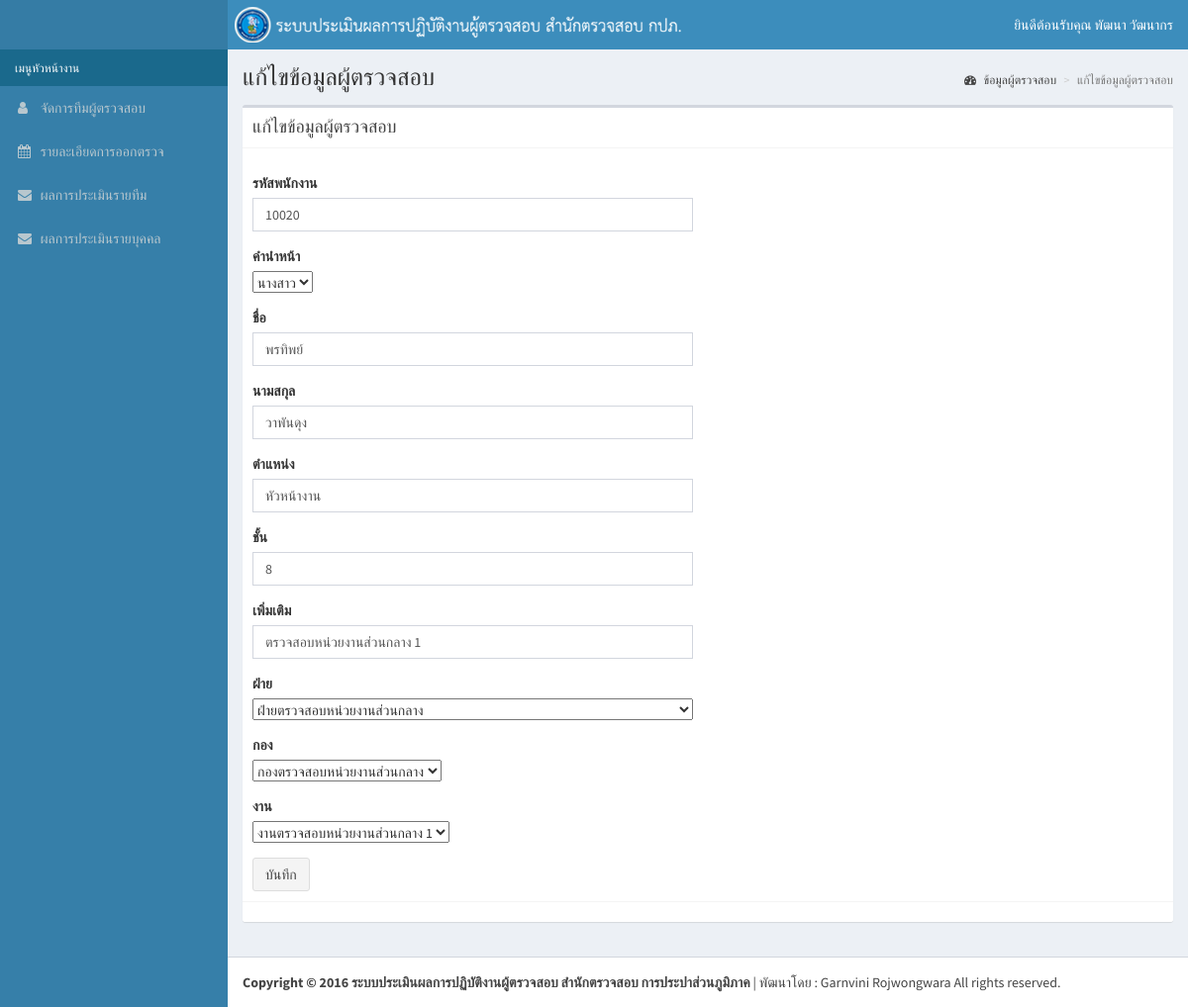
The app's page /auditor_editform.php?auditorID=2 (signed in) with its own data.
### tables this page shows
CREATE TABLE `user` (
  `userID` int(10) NOT NULL AUTO_INCREMENT,
  `userPassword` varchar(200) DEFAULT NULL,
  `userCode` int(10) DEFAULT NULL,
  `userName` varchar(200) DEFAULT NULL,
  `userFullname` varchar(200) DEFAULT NULL,
  `userLastname` varchar(200) DEFAULT NULL,
  `userPicture` varchar(200) DEFAULT NULL,
  `userEmail` varchar(200) DEFAULT NULL,
  `usertypeID` int(10) DEFAULT NULL,
  `userPosition` varchar(200) DEFAULT NULL,
  `userLevel` int(10) DEFAULT NULL,
  `jobID` int(10) DEFAULT NULL,
  `auditorID` int(10) DEFAULT NULL,
  PRIMARY KEY (`userID`),
  KEY `user_ibfk_2` (`usertypeID`),
  KEY `auditorID` (`auditorID`),
  KEY `user_ibfk_1` (`jobID`),
  CONSTRAINT `user_ibfk_1` FOREIGN KEY (`jobID`) REFERENCES `job` (`jobID`) ON DELETE CASCADE ON UPDATE CASCADE,
  CONSTRAINT `user_ibfk_2` FOREIGN KEY (`usertypeID`) REFERENCES `usertype` (`usertypeID`),
  CONSTRAINT `user_ibfk_3` FOREIGN KEY (`auditorID`) REFERENCES `auditor` (`auditorID`)
);

CREATE TABLE `auditor` (
  `auditorID` int(10) NOT NULL AUTO_INCREMENT,
  `auditorCode` int(10) DEFAULT NULL,
  `auditorPre` varchar(20) DEFAULT NULL,
  `auditorName` varchar(200) DEFAULT NULL,
  `auditorLastname` varchar(200) DEFAULT NULL,
  `auditorPicture` varchar(200) DEFAULT NULL,
  `auditorPosition` varchar(200) DEFAULT NULL,
  `auditorLevel` int(10) DEFAULT NULL,
  `auditorOption` varchar(200) DEFAULT NULL,
  `partyID` int(10) DEFAULT NULL,
  `divisionID` int(10) DEFAULT NULL,
  `jobID` int(10) DEFAULT NULL,
  PRIMARY KEY (`auditorID`),
  KEY `auditorParty` (`partyID`),
  KEY `auditorDivision` (`divisionID`),
  KEY `auditorJob` (`jobID`)
);

CREATE TABLE `party` (
  `partyID` int(10) NOT NULL AUTO_INCREMENT,
  `partyName` varchar(200) DEFAULT NULL,
  `partySynName` varchar(200) DEFAULT NULL,
  PRIMARY KEY (`partyID`)
);

CREATE TABLE `division` (
  `divisionID` int(10) NOT NULL,
  `divisionName` varchar(200) DEFAULT NULL,
  `divisionSynName` varchar(200) DEFAULT NULL,
  `partyID` int(10) DEFAULT NULL,
  PRIMARY KEY (`divisionID`),
  KEY `partyID` (`partyID`),
  CONSTRAINT `division_ibfk_1` FOREIGN KEY (`partyID`) REFERENCES `party` (`partyID`) ON DELETE CASCADE ON UPDATE CASCADE
);

CREATE TABLE `job` (
  `jobID` int(10) NOT NULL,
  `jobName` varchar(200) DEFAULT NULL,
  `jobSynName` varchar(200) DEFAULT NULL,
  `divisionID` int(10) DEFAULT NULL,
  PRIMARY KEY (`jobID`),
  KEY `job_ibfk_1` (`divisionID`),
  CONSTRAINT `job_ibfk_1` FOREIGN KEY (`divisionID`) REFERENCES `division` (`divisionID`) ON DELETE CASCADE ON UPDATE CASCADE
);

### session.php (called while the page is built, shortened)
<?php
        include './db/database.php';
        $session_userID= $_SESSION['userID'];
        $qry_user = "SELECT * FROM user, usertype "
                . "WHERE userID='$session_userID' "
                . "AND user.usertypeID = usertype.usertypeID";
        $result_user = mysqli_query($link,$qry_user);
        if ($result_user) {
            $row_user = mysqli_fetch_array($result_user,MYSQLI_ASSOC);
            $s_userFullname = $row_user['userFullname'];
            $s_userLastname = $row_user['userLastname'];
        }

### auditor_editform.php (the view, shortened to what this page needs)
<!DOCTYPE html>
<html>
<?php include 'head.php'; ?>
<body class="hold-transition skin-blue sidebar-mini">
<div class="wrapper">
 <?php include 'header.php'; ?>
  <?php include 'leftside.php'; ?>
  <div class="content-wrapper">
    <section class="content-header">
      <h1>
            แก้ไขข้อมูลผู้ตรวจสอบ
      </h1>
      <ol class="breadcrumb">
          <li><a href="auditor.php"><i class="fa fa-dashboard"></i> ข้อมูลผู้ตรวจสอบ</a></li>
        <li class="active">แก้ไขข้อมูลผู้ตรวจสอบ</li>
      </ol>
    </section>
    <section class="content">
        <div class="box box-default">
            <div class="box-header with-border">
              <h3 class="box-title">แก้ไขข้อมูลผู้ตรวจสอบ</h3>
            </div>
            <div class="box-body">
                <div class="row">
                    <div class="col-md-6">
                        <form id="form1" action="auditor_update.php" method="post" class="form" enctype="multipart/form-data" novalidate>
                        <?php
                        $auditorID = $_GET['auditorID'];
                        $sql_select = "SELECT auditor.auditorID, auditor.auditorCode, auditor.auditorPre, auditor.auditorName, auditor.auditorLastname, "
                                . "auditor.auditorPicture, auditor.auditorPosition, auditor.auditorLevel, auditor.auditorOption, "
                                . "auditor.partyID, auditor.divisionID, auditor.jobID, party.partyName, "
                                . "division.divisionName, job.jobName FROM auditor , party , job , division  "
                                . "WHERE auditor.auditorID = '$auditorID' AND auditor.partyID = party.partyID "
                                . "AND auditor.divisionID = division.divisionID AND auditor.jobID = job.jobID";
                        $result = mysqli_query($link,$sql_select);
                            while ($row = mysqli_fetch_assoc($result)) { ?>
                            <div class="form-group">
                                <label>รหัสพนักงาน</label>
                                <input id="auditorCode" type="text" class="form-control" name="auditorCode" value="<?php echo $row['auditorCode']; ?>" required>
                            </div>
                            <div class="form-group">
                            <label>คำนำหน้า</label><br/>
                            <select name="auditorPre" id="auditorPre" required data-smk-msg="กรุณาเลือกคำนำหน้า">
                            <option value="<?php echo $row['auditorPre']; ?>"><?php echo $row['auditorPre']; ?></option>
                            </select>
                            </div>
                            <div class="form-group">
                                <label>ชื่อ</label>
                                <input id="auditorName" type="text" class="form-control" name="auditorName" value="<?php echo $row['auditorName']; ?>" required>
                            </div>
                            <div class="form-group">
                                <label>นามสกุล</label>
                                <input id="auditorLastname" type="text" class="form-control" name="auditorLastname" value="<?php echo $row['auditorLastname']; ?>" required>
                            </div>
                            <div class="form-group">
                                <label>ตำแหน่ง</label>
                                <input id="auditorPosition" type="text" class="form-control" name="auditorPosition" value="<?php echo $row['auditorPosition']; ?>" required>
                            </div>
                            <div class="form-group">
                                <label>ชั้น</label>
                                <input id="auditorLevel" type="number" class="form-control" name="auditorLevel" value="<?= $row['auditorLevel']; ?>" required>
                            </div>
                            <div class="form-group">
                                <label>เพิ่มเติม</label>
                                <input id="auditorOption" type="text" class="form-control" name="auditorOption" value="<?php echo $row['auditorOption']; ?>" required>
                            </div>
                            <div class="form-group">
                            <label>ฝ่าย</label><br/>
                            <select style="width: 100%" name="party" id="party" required data-smk-msg="กรุณาเลือกฝ่าย">
                            <option value="<?php echo $row['partyID']; ?>"><?php echo $row['partyName']; ?></option>
                            </select>
                            </div>
                            <div class="form-group">
                            <label>กอง</label><br/>
                            <select name="division" id="division" required data-smk-msg="กรุณาเลือกกอง">
                            <option value="<?php echo $row['divisionID']; ?>"><?php echo $row['divisionName']; ?></option>
                            </select>
                            </div>
                            <div class="form-group">
                            <label>งาน</label><br/>
                            <select name="job" id="job" required data-smk-msg="กรุณาเลือกงาน">
                            <option value="<?php echo $row['jobID']; ?>"><?php echo $row['jobName']; ?></option>
                            </select>
                            </div>
                            <?php  }  ?>
                            <button id="btn1" type="submit" class="btn btn-default">บันทึก</button>
                        </form>
                    </div>
                </div>
            </div>
            <div class="box-footer">
            </div>
        </div>
    </section>
  </div>
  <?php include 'footer.php'; ?>
</div>
</body>
</html>

### header.php (shortened to what this page needs)
<header class="main-header">
        <a href="./index.php" class="logo">
        </a>
        <nav class="navbar navbar-static-top" role="navigation">
          <span class="logo-lg"><a href="./index.php"><img src="./assets/pics/logo2.png"></a></span>
          <div class="navbar-custom-menu">
            <ul class="nav navbar-nav">
              <li class="dropdown user user-menu">
                <a href="#" class="dropdown-toggle" data-toggle="dropdown">
                  <span class="hidden-xs"><?php echo "ยินดีต้อนรับคุณ  "." ".$s_userFullname." ". $s_userLastname; ?> </a></span>
              </li>
            </ul>
          </div>
        </nav>
      </header>

### records on screen
user: userFullname "พัฒนา", userLastname "วัฒนากร"
auditor: auditorCode "10020", auditorPre "นางสาว", auditorName "พรทิพย์", auditorLastname "วาพันดุง", auditorPosition "หัวหน้างาน", auditorLevel "8", auditorOption "ตรวจสอบหน่วยงานส่วนกลาง 1", party "ฝ่ายตรวจสอบหน่วยงานส่วนกลาง", division "กองตรวจสอบหน่วยงานส่วนกลาง", job "งานตรวจสอบหน่วยงานส่วนกลาง 1"
